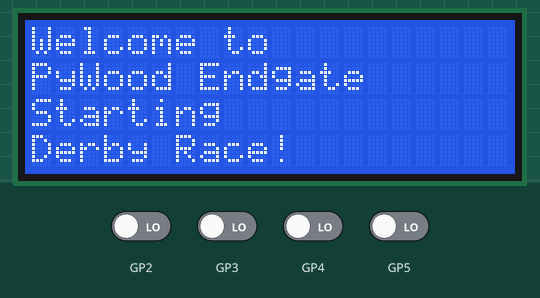
A program run on a simulated Raspberry Pi Pico running MicroPython. Shown: 20×4 character LCD. Inputs (shaded band) come from the test bench; at power-on: GP2–5 LOW. Library files of the repository ran but are not shown: pico_i2c_lcd.py.

Above: at 0.1 s.
3.3 s: GP2 driven HIGH
At 4.4 s:
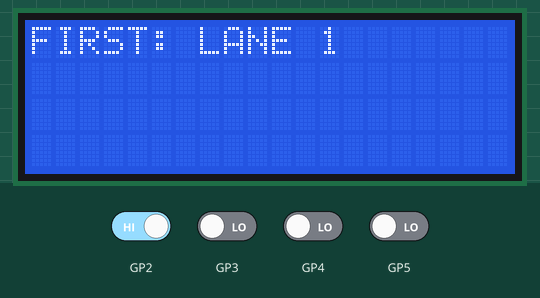
4.8 s: GP3 driven HIGH
At 5.7 s:
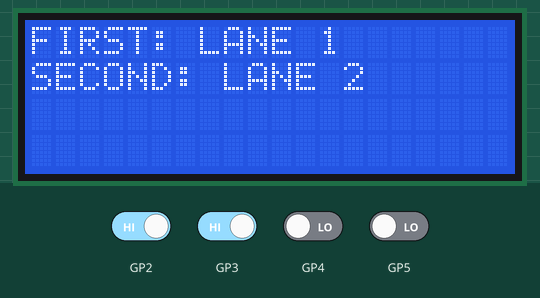
6.3 s: GP4 driven HIGH
At 6.9 s:
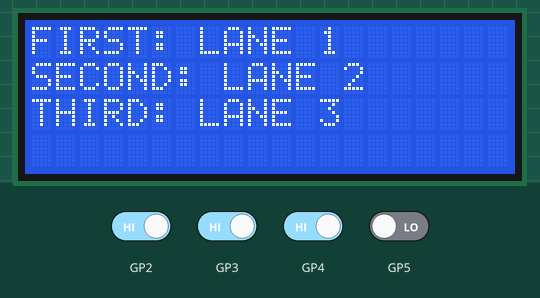
7.8 s: GP5 driven HIGH
At 9.0 s:
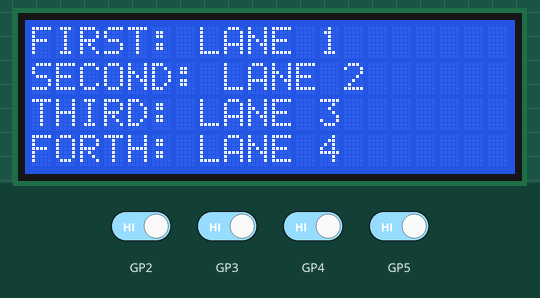
Timing chart, 0 to 10.3 s (numbered marks = the images above; inputs shaded):
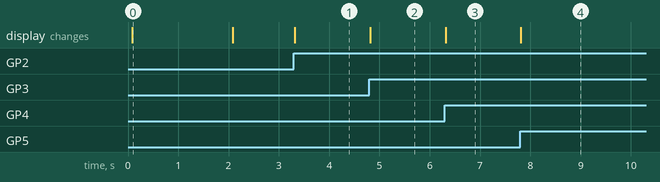

Measured:
- after the input at 3.3 s, the display: changes at once (image 1)
- after the input at 4.8 s, the display: changes at once (image 2)
- after the input at 6.3 s, the display: changes at once (image 3)
- after the input at 7.8 s, the display: changes at once (image 4)
- what the display in image 0 shows lasts 2.0 s, from 0.1 s to 2.1 s

The program:

main.py
```python
import networking
from machine import Pin, SoftI2C
from pico_i2c_lcd import I2cLcd
from time import sleep

# LCD I2C address
LCD_ADDR = 0x27
# rows/columns
LCD_ROWS = 4
LCD_COLS = 20

# map out each lane to ldr sensor, add more lanes/sensors here
LDR_PIN_MAP = {
    2: {"lane": 1},
    3: {"lane": 2},
    4: {"lane": 3},
    5: {"lane": 4},
}

# add more places here if more than 4 lanes/places
PLACES = [
    "FIRST",
    "SECOND",
    "THIRD",
    "FORTH",
]

# Constants
RESET_BTN_PIN = Pin(15, Pin.IN, Pin.PULL_UP)
LDR_PINS = list(LDR_PIN_MAP.keys())
LANE_COUNT = len(LDR_PINS)
LDR_SENSORS = [Pin(pin, Pin.IN) for pin in LDR_PINS]
CLOCK_PIN = Pin(6, Pin.OUT)
LCD_SDA = Pin(0)
LCD_SCL = Pin(1)

# Global race variables
RANK = []
STOP_DISPLAY_UPDATES = False

# Initialize I2C and LCD objects
i2c = SoftI2C(sda=LCD_SDA, scl=LCD_SCL, freq=400000)
lcd = I2cLcd(i2c, LCD_ADDR, LCD_ROWS, LCD_COLS)

def reset():
    global RANK, STOP_DISPLAY_UPDATES
    # Clear LCD for next race
    lcd.clear()
    # Reset for next race
    RANK = []
    # Resume display updates
    STOP_DISPLAY_UPDATES = False
    lcd_writer(["READY","TO","RACE",""])
    sleep(1)

def check_reset_button(force = False):
    if RESET_BTN_PIN.value() == 0:
        reset()

def rank_handler(n):
    try:
        return str(RANK[n])
    except IndexError:
        return ""

def lcd_writer(lines):
    i = 0
    for line in lines:
        lcd.move_to(0, i)
        lcd.putstr(line)
        i += 1

def update_lcd_rank(rank, lane):
    lcd.move_to(0, rank)
    lcd.putstr(f"{ PLACES[rank] }: { lane }")

def check_ldr_sensors():
    global RANK
    for i, ldr_pin in enumerate(LDR_SENSORS):
        lane = f"LANE {LDR_PIN_MAP[LDR_PINS[i]]['lane']}"
        # only append lanes that have not previously ranked
        if ldr_pin.value() == 1 and lane not in RANK:
            RANK.append(lane)
            update_lcd_rank(len(RANK) - 1, lane)
    sleep(0.01)  # Sensor Debounce

try:
    # Welcome msg
    lcd_writer(["Welcome to","PyWood Endgate","Starting","Derby Race!"])
    sleep(2)
    lcd.clear()

    # Main loop to check sensors and update display
    while True:
        # Check sensors
        check_ldr_sensors()

        # Once the last place registers, we can stop updating the
        # display on each cycle until the reset button is pressed
        if len(RANK) == LANE_COUNT:
            STOP_DISPLAY_UPDATES = True

        # Check if reset button is pressed
        check_reset_button()

except KeyboardInterrupt:
    # Turn off the display
    print("Shutting down...")
    lcd.backlight_off()
    lcd.display_off()
```

networking.py
```python
import network
import time

def connect_wifi(ssid, password=None):
    connected = False
    # Initialize the WiFi interface
    wlan = network.WLAN(network.STA_IF)
    wlan.active(True)

    # Connect to the WiFi network
    if password:
        wlan.connect(ssid, password)
    else:
        wlan.connect(ssid)

    # Wait for connection
    max_attempts = 10
    attempts = 0
    while not wlan.isconnected() and attempts < max_attempts:
        print('Connecting to network...')
        time.sleep(1)
        attempts += 1

    # Check if connected
    if wlan.isconnected():
        print('Connected to', ssid)
        print('Network config:', wlan.ifconfig())
        connected = True
    else:
        print('Failed to connect to', ssid)
        connected = False

    return connected
```
